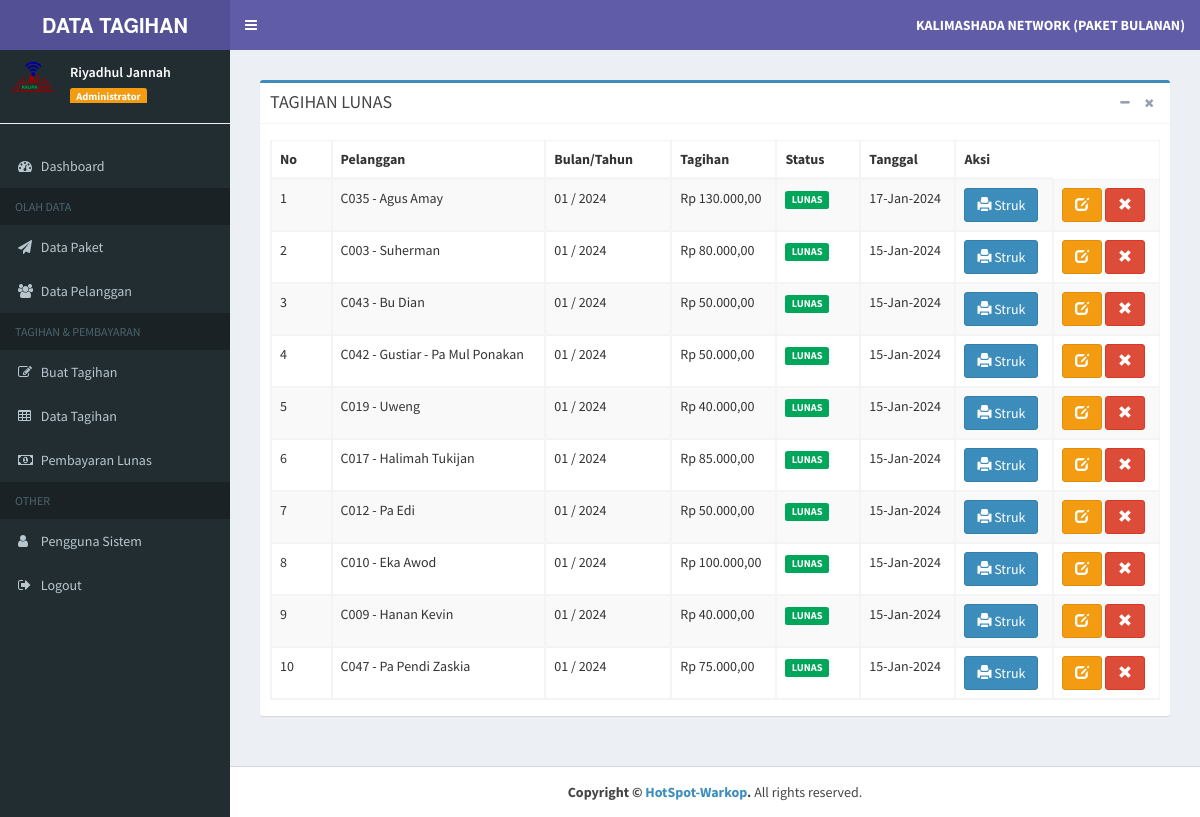
Screenshot of /index.php?page=lunas-tagihan (signed in) with the database file from the repository.
### tables this page shows
CREATE TABLE `tb_tagihan` (
  `id_tagihan` int(11) NOT NULL,
  `bulan` varchar(3) NOT NULL,
  `tahun` year(4) NOT NULL,
  `id_pelanggan` varchar(6) NOT NULL,
  `tagihan` int(11) NOT NULL,
  `status` enum('BL','LS') NOT NULL,
  `tgl_bayar` date NOT NULL
);

CREATE TABLE `tb_pelanggan` (
  `id_pelanggan` varchar(6) NOT NULL,
  `nama` varchar(64) NOT NULL,
  `alamat` text NOT NULL,
  `no_hp` varchar(15) NOT NULL,
  `email` varchar(64) NOT NULL,
  `password` varchar(15) NOT NULL,
  `level` varchar(5) NOT NULL DEFAULT 'PLG',
  `paket` varchar(64) NOT NULL,
  `tarif` int(6) NOT NULL
);

### inc/rupiah.php (called while the page is built)
<?php
function rupiah($angka){
	$hasil_rupiah = "Rp " . number_format($angka,2,',','.');
	return $hasil_rupiah;
}

### admin/tagihan/lunas_tagihan.php (the view)
<section class="content">
	<div class="box box-primary">
		<div class="box-header with-border">
			<h3 class="box-title">TAGIHAN LUNAS</h3>
			<div class="box-tools pull-right">
				<button type="button" class="btn btn-box-tool" data-widget="collapse">
					<i class="fa fa-minus"></i>
				</button>
				<button type="button" class="btn btn-box-tool" data-widget="remove">
					<i class="fa fa-remove"></i>
				</button>
			</div>
		</div>
		<div class="box-body">
			<div class="table-responsive">
				<table id="example1" class="table table-bordered table-striped">
					<thead>
						<tr>
							<th>No</th>
							<th>Pelanggan</th>
							<th>Bulan/Tahun</th>
							<th>Tagihan</th>
							<th>Status</th>
							<th>Tanggal</th>
							<th>Aksi</th>
						</tr>
					</thead>
					<tbody>
						<?php
                  $no = 1;
                  $sql = $koneksi->query("SELECT p.id_pelanggan, p.nama, p.no_hp, t.id_tagihan, t.tagihan, t.status, t.tgl_bayar, t.bulan, t.tahun
				  from tb_pelanggan p inner join tb_tagihan t on p.id_pelanggan=t.id_pelanggan where status='LS'
				  order by tgl_bayar desc");
                  while ($data= $sql->fetch_assoc()) {
                ?>
						<tr>
							<td>
								<?php echo $no++; ?>
							</td>
							<td>
								<?php echo $data['id_pelanggan']; ?>
								-
								<?php echo $data['nama']; ?>
							</td>
							<td>
								<?php echo $data['bulan']; ?>
								/
								<?php echo $data['tahun']; ?>
							</td>
							<td>
								<?php echo rupiah($data['tagihan']); ?>
							</td>
							<td>
								<?php $stt = $data['status']  ?>
								<?php if($stt == 'BL'){ ?>
								<span class="label label-danger">Belum Bayar</span>
								<?php }elseif($stt == 'LS'){ ?>
								<span class="label label-success">LUNAS</span>
							</td>
							<td>
								<?php  $tgl = $data['tgl_bayar']; echo date("d-M-Y", strtotime($tgl))?>
							</td>
							<?php } ?>
							<td>
								<a href="./report/cetak_struk.php?id_tagihan=<?php echo $data['id_tagihan']; ?>"
								 target=" _blank" title="Cetak Struk" class="btn btn-primary">
									<i class="glyphicon glyphicon-print"></i> Struk</a>
							</td>
							<td>
								<a href="?page=edit-tagihan&kode=<?php echo $data['id_tagihan']; ?>" title="Ubah"
								 class="btn btn-warning">
									<i class="glyphicon glyphicon-edit"></i>
								</a>
								<a href="?page=del-tagihan&kode=<?php echo $data['id_tagihan']; ?>" onclick="return confirm('Yakin Hapus Data Ini ?')"
								 title="Hapus" class="btn btn-danger">
									<i class="glyphicon glyphicon-remove"></i>
							</td>
						</tr>
						<?php
						}
						?>
					</tbody>
				</table>
			</div>
		</div>
	</div>
</section>

### rows the page displays
tb_tagihan: id_pelanggan.id_pelanggan "C035", id_pelanggan.nama "Agus Amay", bulan "01", tahun "2024", tagihan "Rp 130.000,00", tgl_bayar "17-Jan-2024"
tb_tagihan: id_pelanggan.id_pelanggan "C003", id_pelanggan.nama "Suherman", bulan "01", tahun "2024", tagihan "Rp 80.000,00", tgl_bayar "15-Jan-2024"
tb_tagihan: id_pelanggan.id_pelanggan "C043", id_pelanggan.nama "Bu Dian", bulan "01", tahun "2024", tagihan "Rp 50.000,00", tgl_bayar "15-Jan-2024"
tb_tagihan: id_pelanggan.id_pelanggan "C042", id_pelanggan.nama "Gustiar - Pa Mul Ponakan", bulan "01", tahun "2024", tagihan "Rp 50.000,00", tgl_bayar "15-Jan-2024"
tb_tagihan: id_pelanggan.id_pelanggan "C019", id_pelanggan.nama "Uweng", bulan "01", tahun "2024", tagihan "Rp 40.000,00", tgl_bayar "15-Jan-2024"
tb_tagihan: id_pelanggan.id_pelanggan "C017", id_pelanggan.nama "Halimah Tukijan", bulan "01", tahun "2024", tagihan "Rp 85.000,00", tgl_bayar "15-Jan-2024"
tb_tagihan: id_pelanggan.id_pelanggan "C012", id_pelanggan.nama "Pa Edi", bulan "01", tahun "2024", tagihan "Rp 50.000,00", tgl_bayar "15-Jan-2024"
tb_tagihan: id_pelanggan.id_pelanggan "C010", id_pelanggan.nama "Eka Awod", bulan "01", tahun "2024", tagihan "Rp 100.000,00", tgl_bayar "15-Jan-2024"
tb_tagihan: id_pelanggan.id_pelanggan "C009", id_pelanggan.nama "Hanan Kevin", bulan "01", tahun "2024", tagihan "Rp 40.000,00", tgl_bayar "15-Jan-2024"
tb_tagihan: id_pelanggan.id_pelanggan "C047", id_pelanggan.nama "Pa Pendi Zaskia", bulan "01", tahun "2024", tagihan "Rp 75.000,00", tgl_bayar "15-Jan-2024"

### other values shown
$data_nama "Riyadhul Jannah"
$data_level "Administrator"
